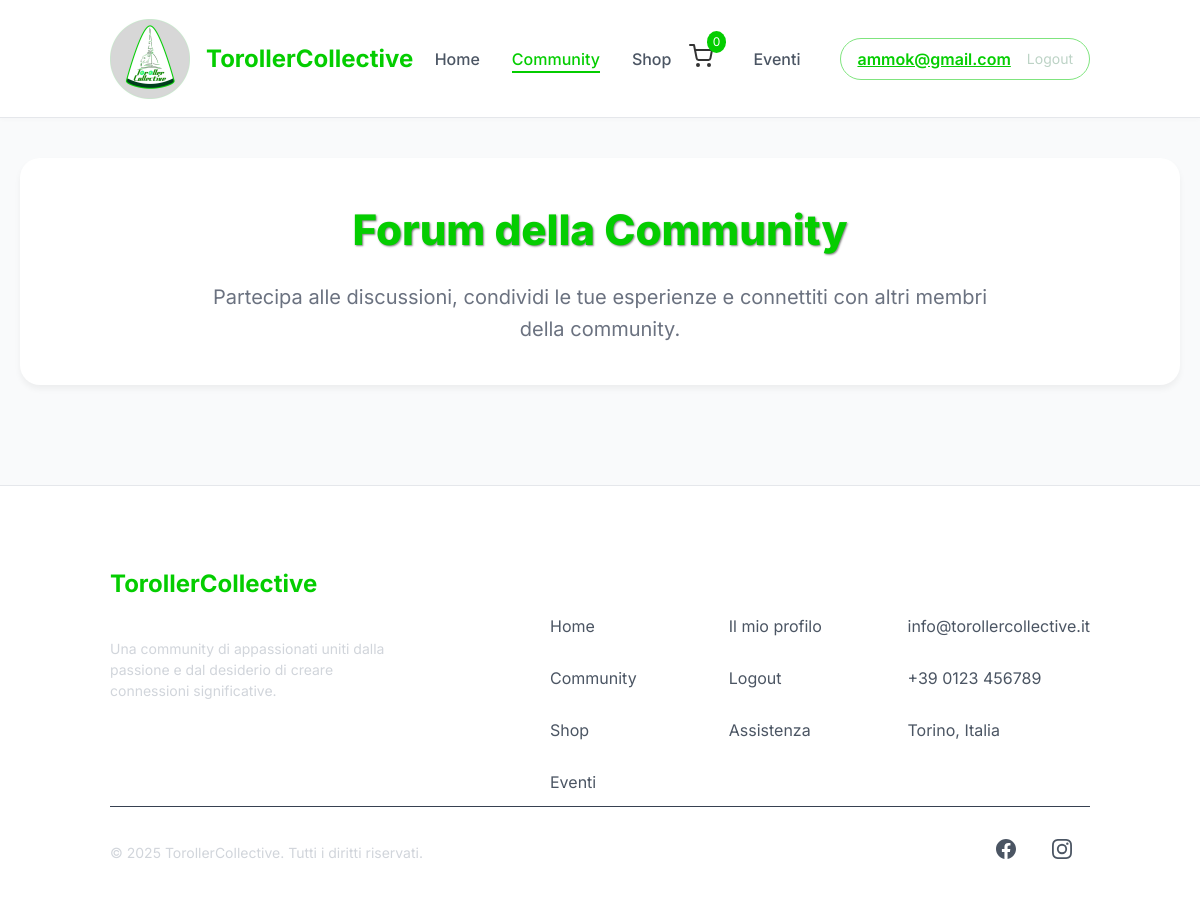
/community.php (signed in), run on an earlier commit of the app's database.
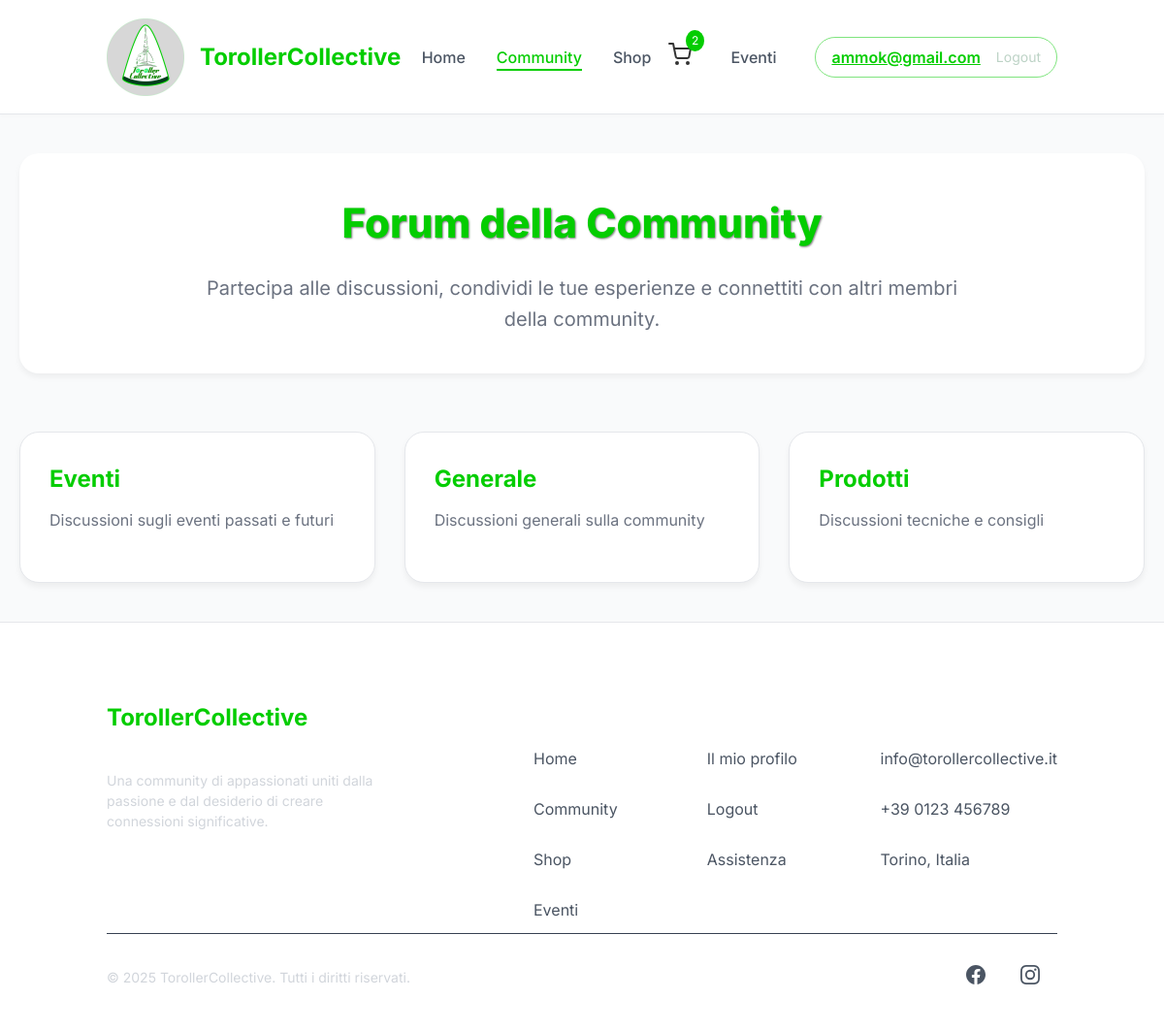
And on a later commit of the database.
### tables this page shows
CREATE TABLE `utente` (
  `nome` varchar(50) NOT NULL,
  `cognome` varchar(50) NOT NULL,
  `email` varchar(100) NOT NULL,
  `password` varchar(100) NOT NULL,
  `data_nascita` date NOT NULL,
  `amministratore` tinyint(1) NOT NULL DEFAULT 0,
  `google_id` varchar(255) DEFAULT NULL,
  `facebook_id` varchar(255) DEFAULT NULL,
  `apple_id` varchar(255) DEFAULT NULL
);

CREATE TABLE `forum_categories` (
  `id` int(11) NOT NULL,
  `name` varchar(100) NOT NULL,
  `description` text DEFAULT NULL,
  `created_at` timestamp NOT NULL DEFAULT current_timestamp()
);

### community.php (the view, shortened to what this page needs)
<?php
$isLoggedIn = isset($_SESSION['email']) && isset($_SESSION['password']);
$userEmail = '';
$cartItems = [];
if ($isLoggedIn) {
    $conn = connetti("toroller");
    $email = mysqli_real_escape_string($conn, $_SESSION['email']);
    $query = "SELECT nome, email FROM utente WHERE email = '$email'";
    $result = mysqli_query($conn, $query);
    if ($result && mysqli_num_rows($result) > 0) {
        $user = mysqli_fetch_assoc($result);
        $userEmail = $user['email'];
    }
    $cartQuery = "SELECT c.id, c.quantita, p.tipologia as name, p.prezzo as price, p.id as product_id
                 FROM carrello c
                 JOIN prodotti p ON c.id_prodotto = p.id
                 WHERE c.email_utente = '$email'";
    $cartResult = mysqli_query($conn, $cartQuery);
    if ($cartResult) {
        while ($row = mysqli_fetch_assoc($cartResult)) {
            $cartItems[] = $row;
        }
    }
    $create_categories = "CREATE TABLE IF NOT EXISTS forum_categories (
        id INT AUTO_INCREMENT PRIMARY KEY,
        name VARCHAR(100) NOT NULL,
        description TEXT,
        created_at TIMESTAMP DEFAULT CURRENT_TIMESTAMP
    )";
    $create_topics = "CREATE TABLE IF NOT EXISTS forum_topics (
        id INT AUTO_INCREMENT PRIMARY KEY,
        category_id INT,
        user_email VARCHAR(255),
        title VARCHAR(255) NOT NULL,
        content TEXT,
        created_at TIMESTAMP DEFAULT CURRENT_TIMESTAMP,
        FOREIGN KEY (category_id) REFERENCES forum_categories(id),
        FOREIGN KEY (user_email) REFERENCES utente(email)
    )";
    $create_replies = "CREATE TABLE IF NOT EXISTS forum_replies (
        id INT AUTO_INCREMENT PRIMARY KEY,
        topic_id INT,
        user_email VARCHAR(255),
        content TEXT,
        created_at TIMESTAMP DEFAULT CURRENT_TIMESTAMP,
        FOREIGN KEY (topic_id) REFERENCES forum_topics(id),
        FOREIGN KEY (user_email) REFERENCES utente(email)
    )";
    mysqli_query($conn, $create_categories);
    mysqli_query($conn, $create_topics);
    mysqli_query($conn, $create_replies);
    $check_categories = "SELECT COUNT(*) as count FROM forum_categories";
    $result = mysqli_query($conn, $check_categories);
    $count = mysqli_fetch_assoc($result)['count'];
    if ($count == 0) {
        $default_categories = [
            ['name' => 'Generale', 'description' => 'Discussioni generali sulla community'],
            ['name' => 'Eventi', 'description' => 'Discussioni sugli eventi passati e futuri'],
            ['name' => 'Tecnica', 'description' => 'Discussioni tecniche e consigli'],
            ['name' => 'Mercatino', 'description' => 'Compra-vendita tra membri della community']
        ];
        foreach ($default_categories as $category) {
            $name = mysqli_real_escape_string($conn, $category['name']);
            $desc = mysqli_real_escape_string($conn, $category['description']);
            mysqli_query($conn, "INSERT INTO forum_categories (name, description) VALUES ('$name', '$desc')");
        }
    }
    $category_id = isset($_GET['category']) ? (int)$_GET['category'] : null;
    $topic_id = isset($_GET['topic']) ? (int)$_GET['topic'] : null;
    $categories = [];
    $result = mysqli_query($conn, "SELECT * FROM forum_categories ORDER BY name");
    while ($row = mysqli_fetch_assoc($result)) {
        $categories[] = $row;
    }
    $current_topic = null;
    $replies = [];
}
?>
<!DOCTYPE html>
<html lang="it">
<head>
    <link href="style/community.css" rel="stylesheet">
</head>
<body>
    <div class="header">
        <div class="logo-container">
            <img src="assets/logo1.jpg" alt="TorollerCollective Logo" width="80" height="80" style="object-fit: contain;">
            <div class="logo-text">TorollerCollective</div>
        </div>
        <div class="nav-menu">
            <div class="nav-links">
                <a class="nav-link" href="index.php">Home</a>
                <a class="nav-link active" href="community.php">Community</a>
                <div class="nav-link-with-icon">
                    <a class="nav-link" href="shop.php">Shop</a>
                    <div class="cart-container">
                        <div class="cart-icon" onclick="toggleCart()">
                            <span class="cart-badge"><?php echo array_sum(array_column($cartItems, 'quantita')); ?></span>
                        </div>
                    </div>
                </div>
                <a class="nav-link " href="eventi.php">Eventi</a>
            </div>
            <div class="auth-buttons">
                <?php if ($isLoggedIn): ?>
                <div class="user-menu">
                    <a href="utente_cambio_pws.php" class="user-email"><?php echo htmlspecialchars($userEmail); ?></a>
                    <a href="?logout=1" class="logout-btn">Logout</a>
                </div>
                <?php else: ?>
                <a href="login.php" class="login-btn">Login</a>
                <a href="registrazione.php" class="get-started-btn">Get started</a>
                <?php endif; ?>
            </div>
        </div>
    </div>
    <div class="forum-container">
        <?php if (!$isLoggedIn): ?>
            <div class="login-prompt">
                <p>Per partecipare alle discussioni devi essere registrato</p>
                <a href="login.php" class="get-started-btn">Accedi</a>
                <span style="margin: 0 10px;">o</span>
                <a href="registrazione.php" class="get-started-btn">Registrati</a>
            </div>
        <?php else: ?>
            <?php if ($topic_id && $current_topic): ?>
                <div class="breadcrumb">
                    <a href="community.php">Forum</a>
                    <span>/</span>
                    <a href="community.php?category=<?php echo $current_topic['category_id']; ?>"><?php echo htmlspecialchars($current_topic['category_name']); ?></a>
                    <span>/</span>
                    <span><?php echo htmlspecialchars($current_topic['title']); ?></span>
                </div>
                <div class="topic-content">
                    <div class="topic-header">
                        <h1 class="topic-title"><?php echo htmlspecialchars($current_topic['title']); ?></h1>
                        <div class="topic-meta">
                            <span class="topic-author"><?php echo htmlspecialchars($current_topic['author_name']); ?></span>
                            <span class="topic-date"><?php echo date('d/m/Y H:i', strtotime($current_topic['created_at'])); ?></span>
                        </div>
                    </div>
                    <div class="topic-body">
                        <?php echo nl2br(htmlspecialchars($current_topic['content'])); ?>
                    </div>
                </div>
                <div class="reply-list">
                    <?php foreach ($replies as $reply): ?>
                        <div class="reply-item">
                            <div class="reply-header">
                                <span class="reply-author"><?php echo htmlspecialchars($reply['author_name']); ?></span>
                                <span class="reply-date"><?php echo date('d/m/Y H:i', strtotime($reply['created_at'])); ?></span>
                            </div>
                            <div class="reply-content">
                                <?php echo nl2br(htmlspecialchars($reply['content'])); ?>
                            </div>
                        </div>
                    <?php endforeach; ?>
                </div>
                <form class="create-reply-form" method="POST">
                    <input type="hidden" name="action" value="create_reply">
                    <input type="hidden" name="topic_id" value="<?php echo $topic_id; ?>">
                    <div class="form-group">
                        <label class="form-label">La tua risposta</label>
                        <textarea class="form-textarea" name="content" required></textarea>
                    </div>
                    <button type="submit" class="form-submit">Rispondi</button>
                </form>
            <?php else: ?>
                <div class="forum-header">
                    <h1 class="forum-title">Forum della Community</h1>
                    <p class="forum-description">Partecipa alle discussioni, condividi le tue esperienze e connettiti con altri membri della community.</p>
                </div>
                <div class="forum-categories">
                    <?php foreach ($categories as $category): ?>
                        <a href="community.php?category=<?php echo $category['id']; ?>" class="category-card">
                            <h2 class="category-title"><?php echo htmlspecialchars($category['name']); ?></h2>
                            <p class="category-description"><?php echo htmlspecialchars($category['description']); ?></p>
                        </a>
                    <?php endforeach; ?>
                </div>
            <?php endif; ?>
        <?php endif; ?>
    </div>
    <div class="footer">
        <div class="footer-content">
            <div class="footer-logo">
                <div class="footer-logo-text">TorollerCollective</div>
                <p class="footer-description">Una community di appassionati uniti dalla passione e dal desiderio di creare connessioni significative.</p>
            </div>
            <div class="footer-links">
                <div class="footer-column">
                    <div class="footer-column-title">Navigazione</div>
                    <a href="index.php" class="footer-link">Home</a>
                    <a href="community.php" class="footer-link">Community</a>
                    <a href="shop.php" class="footer-link">Shop</a>
                    <a href="/eventi.php" class="footer-link">Eventi</a>
                </div>
                <div class="footer-column">
                    <div class="footer-column-title">Account</div>
                    <?php if (!$isLoggedIn): ?>
                    <a href="login.php" class="footer-link">Accedi</a>
                    <a href="registrazione.php" class="footer-link">Registrati</a>
                    <?php else: ?>
                    <a href="#" class="footer-link">Il mio profilo</a>
                    <a href="?logout=1" class="footer-link">Logout</a>
                    <?php endif; ?>
                    <a href="#" class="footer-link">Assistenza</a>
                </div>
                <div class="footer-column">
                    <div class="footer-column-title">Contatti</div>
                    <a href="mailto:info@torollercollective.it" class="footer-link">info@torollercollective.it</a>
                    <a href="tel:+390123456789" class="footer-link">+39 0123 456789</a>
                    <a href="#" class="footer-link">Torino, Italia</a>
                </div>
            </div>
        </div>
        <div class="footer-bottom">
            <div class="footer-copyright">© <?php echo date("Y"); ?> TorollerCollective. Tutti i diritti riservati.</div>
            <div class="footer-social">
                <a href="https://www.facebook.com/share/195xtDc71D/?mibextid=wwXIfr" class="footer-social-icon" target="_blank">
                </a>
                <a href="https://www.instagram.com/torollercollective?utm_source=ig_web_button_share_sheet&igsh=ZDNlZDc0MzIxNw==" class="footer-social-icon"target="_blank">
                </a>
            </div>
        </div>
    </div>
</body>
</html>

### style/community.css (style rules this page uses)
.forum-container { max-width: 1200px; margin: 40px auto; padding: 0 20px; }
.forum-header { text-align: center; margin-bottom: 60px; background: #ffffff; padding: 40px; border-radius: 20px; box-shadow: 0 4px 6px rgba(0, 0, 0, 0.05); }
.forum-title { color: #04CD00; font-size: 42px; font-weight: 800; margin-bottom: 20px; text-shadow: 1px 1px 2px rgba(0, 0, 0, 0.5); }
.forum-description { color: #6B7280; font-size: 20px; line-height: 1.6; max-width: 800px; margin: 0 auto; }
.forum-categories { display: grid; grid-template-columns: repeat(auto-fill, minmax(350px, 1fr)); gap: 30px; margin-bottom: 40px; }
.category-card { background: white; border-radius: 20px; padding: 30px; box-shadow: 0 4px 6px rgba(0, 0, 0, 0.05); position: relative; overflow: hidden; transition: all 0.3s ease; border: 1px solid #E5E7EB; cursor: pointer; text-decoration: none; display: block; }
.category-card::before { content: ''; position: absolute; top: 0; left: 0; width: 100%; height: 4px; background: #04CD00; transform: scaleX(0); transition: transform 0.3s ease; transform-origin: left; }
.category-title { color: #04CD00; font-size: 24px; font-weight: 700; margin-bottom: 12px; }
.category-description { color: #6B7280; font-size: 16px; line-height: 1.6; margin-bottom: 20px; }

What changed in the data, as far as the page shows it:
added forum_categories: name "Eventi", description "Discussioni sugli eventi passati e futuri"
added forum_categories: name "Generale", description "Discussioni generali sulla community"
added forum_categories: name "Prodotti", description "Discussioni tecniche e consigli"
Also different on the page:
array_sum(array_column($cartItems, 'quantita')): "0" → "2"
